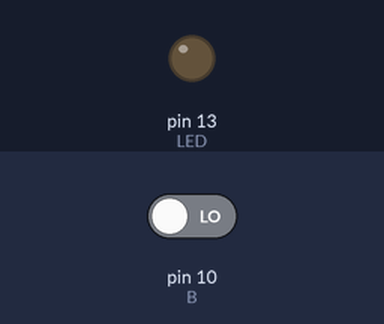
The sketch below on a simulated Arduino Uno, built with avr-gcc and run on an emulated ATmega328P. On the bench: output pins drawn as LEDs (lit = HIGH). The inputs (shaded band) are chosen by the test bench; at power-on: pin 10 (B) LOW.

Above: at 1.2 s.
1.3 s: pin 10 (B) driven HIGH
At 2.5 s:
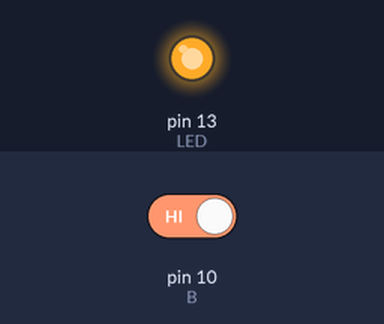
2.8 s: pin 10 (B) driven LOW
At 3.8 s:
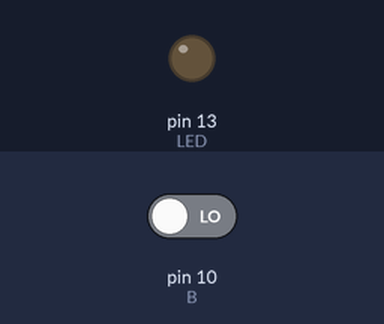
Timing chart, 0 to 5.8 s (numbered marks = the images above; inputs shaded):
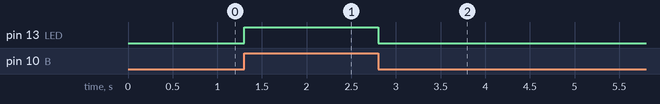

The sketch:

Push_Button_LED.ino
```cpp
const int LED=13,B=10;
void setup()
{
  pinMode(LED,OUTPUT);
  pinMode(B,INPUT);

}

void loop()
{
  if(digitalRead(B)==1)
  {
    digitalWrite(LED,HIGH);
  }
  else if(digitalRead(B)==0)
  {
    digitalWrite(LED,LOW);
  }

}
```

Measured:
- after the input at 1.3 s, pin 13 (LED): LOW → HIGH at once
- after the input at 2.8 s, pin 13 (LED): HIGH → LOW at once
